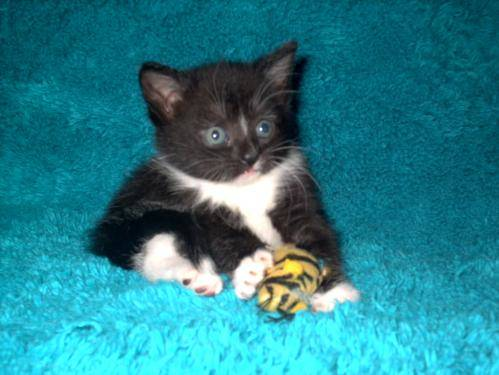
#> input picture dataset/test_set/cats/cat.4020.jpg, 499 x 375 px, found by its file name; its folder holds only this picture in this run; the run also reads 1 picture not shown here
$ python c.py
#> lines starting #> are read from the running program, lines starting #| are printed output that depends on the picture
import os
import cv2
import numpy as np
from skimage.feature import hog
from sklearn.svm import LinearSVC
from sklearn.metrics import accuracy_score


# Function to load images and extract HOG features
def load_images(folder, limit=500):
    features = []
    labels = []

    for label in ['cats', 'dogs']:
        path = os.path.join(folder, label)
        count = 0

        for file in os.listdir(path):

            if count >= limit:
                break

            img_path = os.path.join(path, file)

            img = cv2.imread(img_path)

            if img is None:
                continue

            img = cv2.resize(img, (64, 64))
            img = cv2.cvtColor(img, cv2.COLOR_BGR2GRAY)

            # HOG feature extraction
            hog_features = hog(
                img,
                orientations=9,
                pixels_per_cell=(8, 8),
                cells_per_block=(2, 2),
                block_norm='L2-Hys'
            )

            features.append(hog_features)

            if label == 'cats':
                labels.append(0)
            else:
                labels.append(1)

            count += 1

    return np.array(features), np.array(labels)


# Paths
train_path = "dataset/training_set"
test_path = "dataset/test_set"

print("Loading training data...")
X_train, y_train = load_images(train_path, 500)
#> in load_images, img is the input picture: shape (375, 499, 3); mean B, G, R 139.4, 127.2, 39.2
#> in load_images, `img = cv2.resize(img, (64, 64))`:
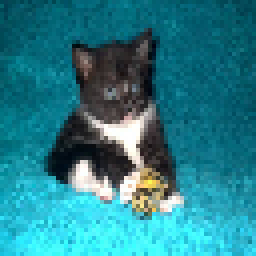
#> img: shape (64, 64, 3) (shown 4 times larger); mean B, G, R 139.3, 127.1, 39.2
#> in load_images, `img = cv2.cvtColor(img, cv2.COLOR_BGR2GRAY)`:
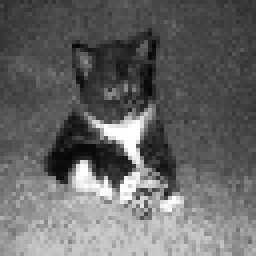
#> img: shape (64, 64) (shown 4 times larger); min 4, max 255, mean 102.2
#> in load_images, `hog_features = hog( img, orientations=9, pixels_per_cell=(8, 8), cells..`: hog_features = 1764 values, max 0.324 at index 778, min 0 at index 645, mean 0.147
#> pass 2 of the loop in load_images, `for label in ['cats', 'dogs']:`:
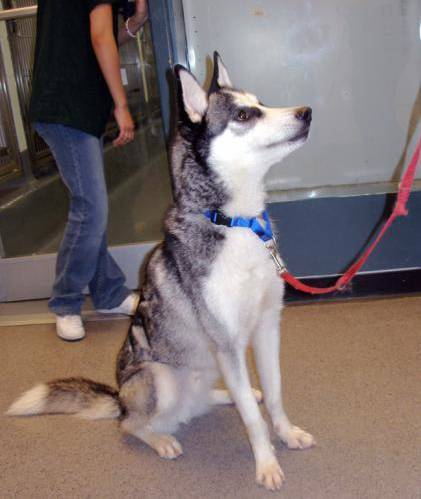
#> input picture dataset/test_set/dogs/dog.4001.jpg, 421 x 499 px, found by its file name
#> in load_images, img is the input picture: shape (499, 421, 3); mean B, G, R 111.4, 112.1, 125.2
#> in load_images, `img = cv2.resize(img, (64, 64))`:
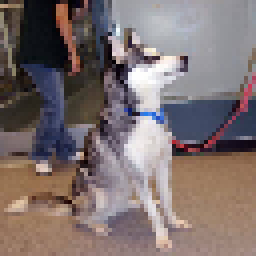
#> img: shape (64, 64, 3) (shown 4 times larger); mean B, G, R 111.3, 112, 125
#> in load_images, `img = cv2.cvtColor(img, cv2.COLOR_BGR2GRAY)`:
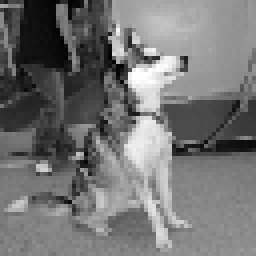
#> img: shape (64, 64) (shown 4 times larger); min 2, max 254, mean 115.8
#> in load_images, `hog_features = hog( img, orientations=9, pixels_per_cell=(8, 8), cells..`: hog_features = 1764 values, max 0.501 at index 1228, min 0 at index 230, mean 0.138
#> y_train = [0, 1]

print("Loading test data...")
X_test, y_test = load_images(test_path, 200)
#> pass 2 of the loop in load_images, `for label in ['cats', 'dogs']:`:
#> y_test = [0, 1]


print("Training SVM model...")
model = LinearSVC()

model.fit(X_train, y_train)


print("Predicting...")
predictions = model.predict(X_test)
#> predictions = [0, 1]

accuracy = accuracy_score(y_test, predictions)
#> accuracy = 1

print("Model Accuracy:", accuracy)
#| Model Accuracy: 1.0


# Predict single image
def predict_image(image_path):

    img = cv2.imread(image_path)

    if img is None:
        print("Image not found")
        return

    img = cv2.resize(img, (64, 64))
    img = cv2.cvtColor(img, cv2.COLOR_BGR2GRAY)

    hog_features = hog(
        img,
        orientations=9,
        pixels_per_cell=(8, 8),
        cells_per_block=(2, 2),
        block_norm='L2-Hys'
    )

    hog_features = hog_features.reshape(1, -1)

    prediction = model.predict(hog_features)

    if prediction == 0:
        print("Prediction: Cat")
    else:
        print("Prediction: Dog")


# Test prediction
predict_image("dataset/test_set/dogs/dog.4001.jpg")
#> in predict_image, `prediction = model.predict(hog_features)`: prediction = [1]
